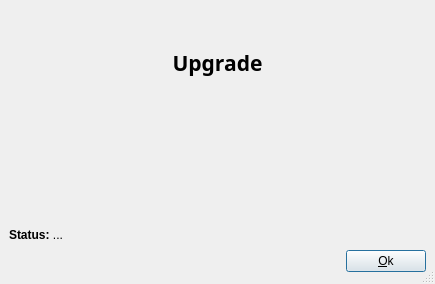
<ui version="4.0" >
 <author></author>
 <comment></comment>
 <exportmacro></exportmacro>
 <class>NotifyDialog</class>
 <widget class="QDialog" name="NotifyDialog" >
  <property name="geometry" >
   <rect>
    <x>0</x>
    <y>0</y>
    <width>435</width>
    <height>284</height>
   </rect>
  </property>
  <property name="windowTitle" >
   <string>File Transfer</string>
  </property>
  <property name="sizeGripEnabled" >
   <bool>true</bool>
  </property>
  <layout class="QGridLayout" >
   <property name="margin" >
    <number>9</number>
   </property>
   <property name="spacing" >
    <number>6</number>
   </property>
   <item row="1" column="0" colspan="2" >
    <spacer>
     <property name="orientation" >
      <enum>Qt::Vertical</enum>
     </property>
     <property name="sizeHint" >
      <size>
       <width>411</width>
       <height>68</height>
      </size>
     </property>
    </spacer>
   </item>
   <item row="3" column="1" >
    <widget class="QPushButton" name="okButton" >
     <property name="text" >
      <string>&amp;Ok</string>
     </property>
    </widget>
   </item>
   <item row="3" column="0" >
    <spacer>
     <property name="orientation" >
      <enum>Qt::Horizontal</enum>
     </property>
     <property name="sizeHint" >
      <size>
       <width>61</width>
       <height>27</height>
      </size>
     </property>
    </spacer>
   </item>
   <item row="2" column="0" colspan="2" >
    <widget class="QLabel" name="statusLabel" >
     <property name="text" >
      <string>&lt;html>&lt;head>&lt;meta name="qrichtext" content="1" />&lt;/head>&lt;body style=" white-space: pre-wrap; font-family:Sans Serif; font-size:9pt; font-weight:400; font-style:normal; text-decoration:none;">&lt;p style=" margin-top:0px; margin-bottom:0px; margin-left:0px; margin-right:0px; -qt-block-indent:0; text-indent:0px; font-family:MS Shell Dlg;">&lt;span style=" font-weight:600;">Status:&lt;/span> ...&lt;/p>&lt;/body>&lt;/html></string>
     </property>
     <property name="wordWrap" >
      <bool>true</bool>
     </property>
    </widget>
   </item>
   <item row="0" column="0" colspan="2" >
    <widget class="QLabel" name="headerLabel" >
     <property name="minimumSize" >
      <size>
       <width>0</width>
       <height>126</height>
      </size>
     </property>
     <property name="maximumSize" >
      <size>
       <width>16777215</width>
       <height>126</height>
      </size>
     </property>
     <property name="palette" >
      <palette>
       <active>
        <color>
         <red>0</red>
         <green>0</green>
         <blue>0</blue>
        </color>
        <color>
         <red>212</red>
         <green>208</green>
         <blue>200</blue>
        </color>
        <color>
         <red>255</red>
         <green>255</green>
         <blue>255</blue>
        </color>
        <color>
         <red>234</red>
         <green>229</green>
         <blue>220</blue>
        </color>
        <color>
         <red>128</red>
         <green>128</green>
         <blue>128</blue>
        </color>
        <color>
         <red>141</red>
         <green>139</green>
         <blue>133</blue>
        </color>
        <color>
         <red>255</red>
         <green>255</green>
         <blue>255</blue>
        </color>
        <color>
         <red>255</red>
         <green>255</green>
         <blue>255</blue>
        </color>
        <color>
         <red>0</red>
         <green>0</green>
         <blue>0</blue>
        </color>
        <color>
         <red>255</red>
         <green>255</green>
         <blue>255</blue>
        </color>
        <color>
         <red>212</red>
         <green>208</green>
         <blue>200</blue>
        </color>
        <color>
         <red>64</red>
         <green>64</green>
         <blue>64</blue>
        </color>
        <color>
         <red>10</red>
         <green>36</green>
         <blue>106</blue>
        </color>
        <color>
         <red>255</red>
         <green>255</green>
         <blue>255</blue>
        </color>
        <color>
         <red>0</red>
         <green>0</green>
         <blue>255</blue>
        </color>
        <color>
         <red>255</red>
         <green>0</green>
         <blue>255</blue>
        </color>
        <color>
         <red>232</red>
         <green>232</green>
         <blue>232</blue>
        </color>
       </active>
       <inactive>
        <color>
         <red>0</red>
         <green>0</green>
         <blue>0</blue>
        </color>
        <color>
         <red>212</red>
         <green>208</green>
         <blue>200</blue>
        </color>
        <color>
         <red>255</red>
         <green>255</green>
         <blue>255</blue>
        </color>
        <color>
         <red>234</red>
         <green>229</green>
         <blue>220</blue>
        </color>
        <color>
         <red>128</red>
         <green>128</green>
         <blue>128</blue>
        </color>
        <color>
         <red>141</red>
         <green>139</green>
         <blue>133</blue>
        </color>
        <color>
         <red>255</red>
         <green>255</green>
         <blue>255</blue>
        </color>
        <color>
         <red>255</red>
         <green>255</green>
         <blue>255</blue>
        </color>
        <color>
         <red>0</red>
         <green>0</green>
         <blue>0</blue>
        </color>
        <color>
         <red>255</red>
         <green>255</green>
         <blue>255</blue>
        </color>
        <color>
         <red>212</red>
         <green>208</green>
         <blue>200</blue>
        </color>
        <color>
         <red>64</red>
         <green>64</green>
         <blue>64</blue>
        </color>
        <color>
         <red>212</red>
         <green>208</green>
         <blue>200</blue>
        </color>
        <color>
         <red>0</red>
         <green>0</green>
         <blue>0</blue>
        </color>
        <color>
         <red>0</red>
         <green>0</green>
         <blue>255</blue>
        </color>
        <color>
         <red>255</red>
         <green>0</green>
         <blue>255</blue>
        </color>
        <color>
         <red>232</red>
         <green>232</green>
         <blue>232</blue>
        </color>
       </inactive>
       <disabled>
        <color>
         <red>106</red>
         <green>104</green>
         <blue>100</blue>
        </color>
        <color>
         <red>212</red>
         <green>208</green>
         <blue>200</blue>
        </color>
        <color>
         <red>255</red>
         <green>255</green>
         <blue>255</blue>
        </color>
        <color>
         <red>233</red>
         <green>231</green>
         <blue>227</blue>
        </color>
        <color>
         <red>128</red>
         <green>128</green>
         <blue>128</blue>
        </color>
        <color>
         <red>141</red>
         <green>139</green>
         <blue>133</blue>
        </color>
        <color>
         <red>106</red>
         <green>104</green>
         <blue>100</blue>
        </color>
        <color>
         <red>255</red>
         <green>255</green>
         <blue>255</blue>
        </color>
        <color>
         <red>106</red>
         <green>104</green>
         <blue>100</blue>
        </color>
        <color>
         <red>212</red>
         <green>208</green>
         <blue>200</blue>
        </color>
        <color>
         <red>212</red>
         <green>208</green>
         <blue>200</blue>
        </color>
        <color>
         <red>0</red>
         <green>0</green>
         <blue>0</blue>
        </color>
        <color>
         <red>10</red>
         <green>36</green>
         <blue>106</blue>
        </color>
        <color>
         <red>255</red>
         <green>255</green>
         <blue>255</blue>
        </color>
        <color>
         <red>0</red>
         <green>0</green>
         <blue>255</blue>
        </color>
        <color>
         <red>255</red>
         <green>0</green>
         <blue>255</blue>
        </color>
        <color>
         <red>232</red>
         <green>232</green>
         <blue>232</blue>
        </color>
       </disabled>
      </palette>
     </property>
     <property name="text" >
      <string>&lt;html>&lt;head>&lt;meta name="qrichtext" content="1" />&lt;/head>&lt;body style=" white-space: pre-wrap; font-family:Sans Serif; font-size:9pt; font-weight:400; font-style:normal; text-decoration:none;">&lt;p style=" margin-top:0px; margin-bottom:0px; margin-left:0px; margin-right:0px; -qt-block-indent:0; text-indent:0px;">&lt;span style=" font-size:16pt; font-weight:600;">Upgrade&lt;/span>&lt;/p>&lt;p style="-qt-paragraph-type:empty; margin-top:0px; margin-bottom:0px; margin-left:0px; margin-right:0px; -qt-block-indent:0; text-indent:0px;">&lt;/p>&lt;/body>&lt;/html></string>
     </property>
     <property name="alignment" >
      <set>Qt::AlignCenter</set>
     </property>
     <property name="indent" >
      <number>100</number>
     </property>
    </widget>
   </item>
  </layout>
 </widget>
 <pixmapfunction></pixmapfunction>
 <tabstops>
  <tabstop>okButton</tabstop>
 </tabstops>
 <resources/>
 <connections>
  <connection>
   <sender>okButton</sender>
   <signal>clicked()</signal>
   <receiver>NotifyDialog</receiver>
   <slot>accept()</slot>
   <hints>
    <hint type="sourcelabel" >
     <x>278</x>
     <y>253</y>
    </hint>
    <hint type="destinationlabel" >
     <x>96</x>
     <y>254</y>
    </hint>
   </hints>
  </connection>
 </connections>
</ui>
